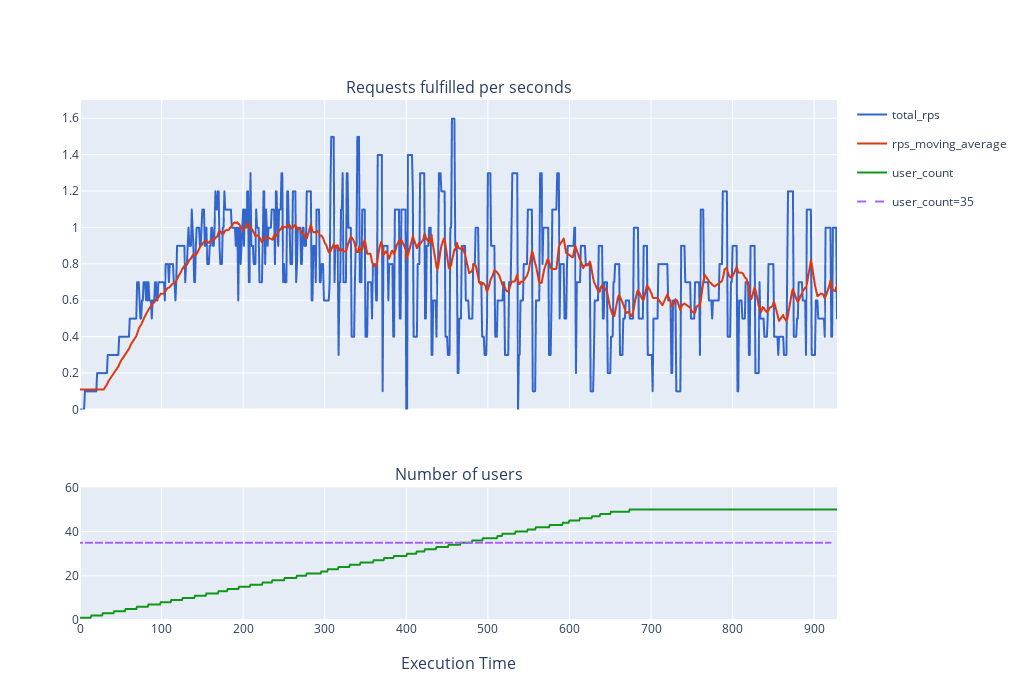

Source (notebook cell):
### Code cell
figure1 = px.line(data_frame=dataframe, 
                  y=['total_rps', 'rps_moving_average'],
                  color_discrete_sequence=px.colors.qualitative.G10[0:2])


figure2 = px.line(data_frame=dataframe,
                  y = ['user_count'], 
                  color_discrete_sequence=px.colors.qualitative.G10[3:4])


indexes = np.arange(0, dataframe['user_count'].shape[0], step=20)
dashed_line = np.array([35]*indexes.shape[0]) 

figure3 = go.Scattergl(name = 'user_count=35', x = indexes, y=dashed_line, line_dash='dash')

# For as many traces that exist per Express figure, get the traces from each plot and store them in an array.
# This is essentially breaking down the Express fig into it's traces
figure1_traces = []
figure2_traces = []

for trace in range(len(figure1["data"])):
    figure1_traces.append(figure1["data"][trace])

for trace in range(len(figure2["data"])):
    figure2_traces.append(figure2["data"][trace])

#Create a 1x2 subplot
rps_50slow = make_subplots(rows=2, cols=1,
                           shared_xaxes='columns',
                           vertical_spacing=0.15,
                           x_title= 'Execution Time',
                           row_heights=[0.7, 0.3],
                           subplot_titles=['Requests fulfilled per seconds', 'Number of users']) 

# Get the Express fig broken down as traces and add the traces to the proper plot within in the subplot
for traces in figure1_traces:
    rps_50slow.append_trace(traces, row=1, col=1)
for traces in figure2_traces:
    rps_50slow.append_trace(traces, row=2, col=1)

rps_50slow.append_trace(figure3, row=2, col=1)

rps_50slow.update_yaxes(range=[0, 1.7], row=1, col=1)
rps_50slow.update_yaxes(range=[0, 60], row=2, col=1)

rps_50slow.update_layout(height=700, width=1024)
rps_50slow.show()

### Figure 1 — Plotly figure (JSON) as saved in the notebook; plotly's stock layout.template omitted (floating-point values rounded to 4 significant figures; data arrays with more than 128 entries replaced by an {"elided": "..."} marker saying what was removed)
{"data": [{"hovertemplate": "variable=total_rps<br>index=%{x}<br>value=%{y}<extra></extra>", "legendgroup": "total_rps", "line": {"color": "#3366CC", "dash": "solid"}, "marker": {"symbol": "circle"}, "mode": "lines", "name": "total_rps", "showlegend": true, "type": "scattergl", "x": {"elided": "929 int values"}, "xaxis": "x", "y": {"elided": "929 float values"}, "yaxis": "y"}, {"hovertemplate": "variable=rps_moving_average<br>index=%{x}<br>value=%{y}<extra></extra>", "legendgroup": "rps_moving_average", "line": {"color": "#DC3912", "dash": "solid"}, "marker": {"symbol": "circle"}, "mode": "lines", "name": "rps_moving_average", "showlegend": true, "type": "scattergl", "x": {"elided": "929 int values"}, "xaxis": "x", "y": {"elided": "929 float values"}, "yaxis": "y"}, {"hovertemplate": "variable=user_count<br>index=%{x}<br>value=%{y}<extra></extra>", "legendgroup": "user_count", "line": {"color": "#109618", "dash": "solid"}, "marker": {"symbol": "circle"}, "mode": "lines", "name": "user_count", "orientation": "v", "showlegend": true, "type": "scatter", "x": {"elided": "929 int values"}, "xaxis": "x2", "y": {"elided": "929 int values"}, "yaxis": "y2"}, {"line": {"dash": "dash"}, "name": "user_count=35", "type": "scattergl", "x": [0, 20, 40, 60, 80, 100, 120, 140, 160, 180, 200, 220, 240, 260, 280, 300, 320, 340, 360, 380, 400, 420, 440, 460, 480, 500, 520, 540, 560, 580, 600, 620, 640, 660, 680, 700, 720, 740, 760, 780, 800, 820, 840, 860, 880, 900, 920], "xaxis": "x2", "y": [35, 35, 35, 35, 35, 35, 35, 35, 35, 35, 35, 35, 35, 35, 35, 35, 35, 35, 35, 35, 35, 35, 35, 35, 35, 35, 35, 35, 35, 35, 35, 35, 35, 35, 35, 35, 35, 35, 35, 35, 35, 35, 35, 35, 35, 35, 35], "yaxis": "y2"}], "layout": {"annotations": [{"font": {"size": 16}, "showarrow": false, "text": "Requests fulfilled per seconds", "x": 0.5, "xanchor": "center", "xref": "paper", "y": 1, "yanchor": "bottom", "yref": "paper"}, {"font": {"size": 16}, "showarrow": false, "text": "Number of users", "x": 0.5, "xanchor": "center", "xref": "paper", "y": 0.255, "yanchor": "bottom", "yref": "paper"}, {"font": {"size": 16}, "showarrow": false, "text": "Execution Time", "x": 0.5, "xanchor": "center", "xref": "paper", "y": 0, "yanchor": "top", "yref": "paper", "yshift": -30}], "height": 700, "width": 1024, "xaxis": {"anchor": "y", "domain": [0, 1], "matches": "x2", "showticklabels": false}, "xaxis2": {"anchor": "y2", "domain": [0, 1]}, "yaxis": {"anchor": "x", "domain": [0.405, 1], "range": [0, 1.7]}, "yaxis2": {"anchor": "x2", "domain": [0, 0.255], "range": [0, 60]}}}
